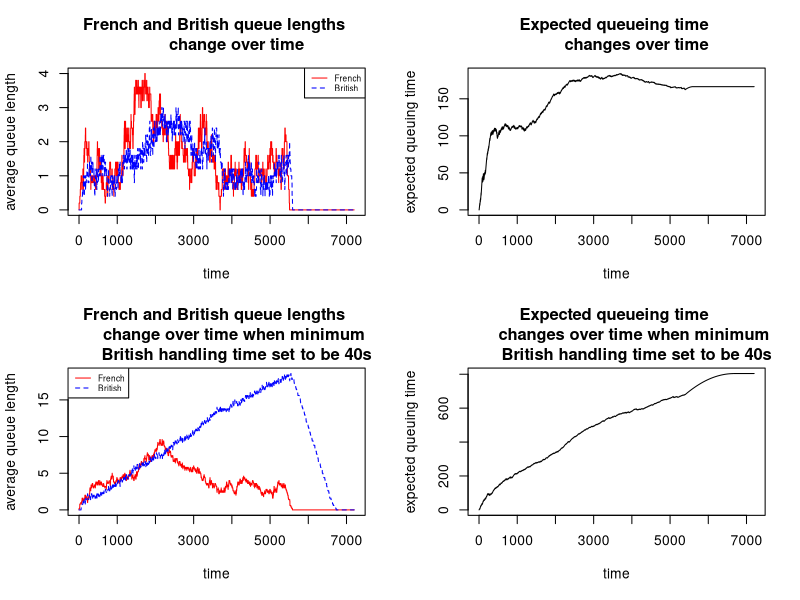

Recreate this plot in R. (Note: a time limit stopped this script after it produced the figure.)
# Define the function "insert"
# in oder to find the shorted queue and insert the new arrival car
# "station" is an array with two numerical lists
# station["qn"] is the list of number representing how many cars in that queue
# station["dt"] is the list of number representing the processing time for each queue
# "tr" and "tm" is the given constants
insert <- function(station,tr,tm){
  # find the shortest queue
  qn_min <- which.min(station["qn",]) 
  # the new arrival car joins the shortest queue
  station["qn",qn_min]<- station["qn",qn_min]+1
  # "-1" represent there isn't any car in the queue
  # if the remainging queue didn't have any car, then use random uniform distribution
  # to find it's processing time and add to the list of processing time
  if(station["dt",qn_min]==-1){
    station["dt",qn_min] <- round(runif(1,tm,tm+tr))
  }
  return (station)
}

# Define the function "finish"
# in oder to let car that have been processed leave the queue and record the processing 
# time for that car
finish <- function(station,queue,tr,tm){
  # there is one car finish processing and need to leave, then the number of cars
  # in that queue will reduce one
  station["qn",queue]<-station["qn",queue]-1
  # if there is more that one car in the queue
  # then use random uniform distribution to find the processing time and record it
  # if not, let the processing time equals to "-1" which represent there is no car
  # in the queue
  if(station["qn",queue] > 0){
    station["dt",queue] <- round(runif(1,tm,tm+tr))
  }
  else{
    station["dt",queue] <- -1
  }
  return(station)
}
# Define the function "qsim(mf,mb,a.rate,trb,trf,tmb,tmf,maxb)"
# "mf" is the number of French stations
# "mb" is the number of British stations
# "a.rate" is the probability a new car arrives at French stations in one second
# A car arrives at the French stations randomly at an average rate of one every 
# 10 seconds, so that there is a probability of 0.1 of an arrival each second
# The processing time in the French stations will be a random number uniformly distributed between (tmf,tmf+trf) 
# The processing time in the British stations will be a random number uniformly distributed between (tmb,tmb+trb) 
# The maximum number of cars in each British station will be "maxb"
qsim <- function(mf=5,mb=5,a.rate=.1,trb=40,trf=40,tmb=30,tmf=30,maxb=20) {
  # Here are some variables we will use later
  # "start" is a list to store the time stamp when a new car arrives at the French stations 
  # "end" is a list to store the time stamp when a car finish processing and leave the 
  # Brisish station
  start <- c(0)
  end<-c(0)
  # "f" is a data.frame to store the processing time for cars in the French stations
  # Choosing to use a data.frame to store the processing time to avoid messing up each station
  # Columns in "f" stand for each French station, namely "station_1", "station_2", ..., "station_mf"
  # The first row in "f" stores the number of cars waiting in the station
  # The second row in "f" stores the processing time for each car
  column_names_f <- paste0("station_", seq_len(mf))
  f <- data.frame(matrix(c(0,-1),ncol=length(column_names_f), nrow=2))
  colnames(f) <- column_names_f
  rownames(f) <- c("qn","dt")
  # "b" is a data.frame to store the processing time for cars in the British stations
  # Same ideas to build "b"
  column_names_b <- paste0("station_", seq_len(mb))
  b <- data.frame(matrix(c(0,-1),ncol=length(column_names_b), nrow=2))
  colnames(b) <- column_names_b
  rownames(b) <- c("qn","dt")
  
  nf <- c()
  nb <- c()
  eq <- c()
  # This model will simulate for a 2-hour period, in total 7200 seconds
  for (t in 1:(2*60*60)){
    # first find the column that the processing time equals to 0 in British station
    # the reason why we need to start with British station is because it's hard
    # to leave the car in French staion if the British station is full, so we need
    # to first find the car leave British station first and then go back to cars 
    # that leave French station and go to British station directly
    for( i in which(b["dt", ] %in% 0)){
      b <- finish(b,i,trb,tmb)
      end <- append(end,t)
    }
    # find the column that the processing time equals to 0 in French station
    for (i in which(f["dt",] %in% 0)){
      # if the sum of the queue number in british station is smaller then the 
      # maximum capcity, that means there is still some vacancy in British staion
      if(sum(b["qn",])<maxb*mb){
        f <- finish(f,i,trf,tmf)
        b <- insert(b,trb,tmb)
      }
    }
    
    
    
    # Provided "a.rate" this input as the arriving probability, we use "sample()" 
    # function to randomly choose "TRUE" or "FALSE"
    # "TURE" indicates a car arrives while "False" indicating no cars arrive
    # Ignoring the situation that more than one car arriving at the same time, so 
    # "size" attribute in "sample()" function is 1
    if (t <= (90*60)){ # New cars only arrive at French stations in the first 1.5 hours
      if (sample(c(TRUE,FALSE), size = 1, prob = c(a.rate,1-a.rate))){
        # If "sample()" function generates "TURE" as the result, which means a new car 
        # arrives at the French stations, we will add a time stamp to the "start" list
        start <- append(start,t)
        #print("start a new car")
        f <- insert(f,trf,tmf)
      }
    }
    
    
    
    # One iteration in this for loop means one second has passed, so we cut one 
    # second off from the positive processing time for each car.
    f["dt", ] <- apply(f["dt", , drop = FALSE], 1, function(row) {
      ifelse(row > 0, row - 1, row)
    })
    b["dt", ] <- apply(b["dt", , drop = FALSE], 1, function(row) {
      ifelse(row > 0, row - 1, row)
    })
    
    nf <- append(nf,sum(f["qn",])/mf)
    nb <- append(nb,sum(b["qn",])/mb)
    
    eq <- append(eq,(sum(end)+(length(start)-length(end))*t-sum(start))/length(start))
  }
  

  return(list(nf,nb,eq))
}

iqsim <- qsim()
jqsim <- qsim(tmb=40)
# plot a 4 panel 2 row, 2 row plot
par(mfrow=c(2,2))

# plot of French and British queue lengths change over time
matplot(1:7200, cbind(iqsim[[1]],iqsim[[2]]), type='l', col=c("red", "blue"), 
        xlab="time", ylab="average queue length", 
        main="French and British queue lengths 
        change over time")
legend("topright", c("French", "British"), col=c("red", "blue"), lty=1:2, cex=0.6)

# plot of expected queueing time changes over time
matplot(1:7200, iqsim[[3]], type='l', xlab="time", ylab="expected queuing time", 
        main = "Expected queueing time 
        changes over time")

# plot of French and British queue lengths change over time when the minimum British
# handling time is set to 40 seconds
matplot(1:7200, cbind(jqsim[[1]],jqsim[[2]]), type='l', col=c("red", "blue"), 
        xlab="time", ylab="average queue length", 
        main="French and British queue lengths 
        change over time when minimum 
        British handling time set to be 40s")
legend("topleft", c("French", "British"), col=c("red", "blue"), lty=1:2, cex=0.6)

# plot of expected queueing time changes over time when the minimum British handling
# time is set to 40 seconds
matplot(1:7200, jqsim[[3]], type='l', xlab="time", ylab="expected queuing time", 
        main = "Expected queueing time 
        changes over time when minimum 
        British handling time set to be 40s")

# in order to find the probability of at least one car missing ferry departure,
# we need to run qsin() function 100 times
k <- 0
for (i in 1:100){
  # if the final average queue length in Frencg station isn't zero, that means 
  # there is at least one car missing ferry departure
  if (qsim()[[1]][7200] != 0){
      k <- k + 1
  }
}
k

print(paste0("The probability of at least one car missing the ferry departure is", k/100))
